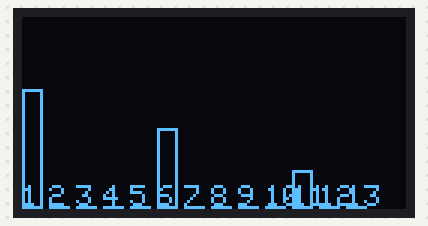
Simulated run of this sketch. Board: ESP32. Shown: 128×64 one-colour display. A WiFi scan finds three made-up networks; what the sketch prints to the serial monitor is not drawn.

Above: at 3.2 s.

The sketch:

WiFi-signal-OLED.ino
```cpp
#include <WiFi.h>
#include <Wire.h>
#include <Adafruit_GFX.h>
#include <Adafruit_SSD1306.h>

#define SCREEN_WIDTH 128
#define SCREEN_HEIGHT 64
#define OLED_RESET -1
#define OLED_ADDR 0x3C

#define OLED_SDA 21
#define OLED_SCL 22

Adafruit_SSD1306 display(SCREEN_WIDTH, SCREEN_HEIGHT, &Wire, OLED_RESET);

int rssi[14]; // index 1–13 used

void setup() {
  Serial.begin(115200);

  Wire.begin(OLED_SDA, OLED_SCL);

  if (!display.begin(SSD1306_SWITCHCAPVCC, OLED_ADDR)) {
    Serial.println(F("SSD1306 allocation failed"));
    while (true);
  }

  display.clearDisplay();
  display.setTextSize(1);
  display.setTextColor(WHITE);
  display.setCursor(0, 0);
  display.println("Wi-Fi Spectrum");
  display.display();
  delay(1000);

  WiFi.mode(WIFI_STA);
  WiFi.disconnect(); // ensure no connection
}

void loop() {
  for (int i = 1; i <= 13; i++) rssi[i] = -100;

  int n = WiFi.scanNetworks(false, true); // async = false, show hidden = true

  for (int i = 0; i < n; ++i) {
    int ch = WiFi.channel(i);
    int signal = WiFi.RSSI(i);
    if (ch >= 1 && ch <= 13 && signal > rssi[ch]) {
      rssi[ch] = signal;
    }
  }

  for (int i = 1; i <= 13; i++) {
    int signal = rssi[i];
    int barLength = map(signal, -100, -30, 0, 20);
    if (barLength < 0) barLength = 0;

    Serial.printf("   %2d    | %4d dBm | ", i, signal);
    for (int j = 0; j < barLength; j++) Serial.print("█");
    Serial.println();
  }

  display.clearDisplay();
  for (int i = 1; i <= 13; i++) {
    int signal = rssi[i];
    int barHeight = map(signal, -100, -30, 0, SCREEN_HEIGHT - 10);
    if (barHeight < 0) barHeight = 0;

    int x = (i - 1) * 9; // space per bar
    display.drawRect(x, SCREEN_HEIGHT - barHeight, 7, barHeight, WHITE);
    display.setCursor(x, SCREEN_HEIGHT - 8);
    display.setTextSize(1);
    display.print(i);
  }
  display.display();

  delay(400);
}
```
